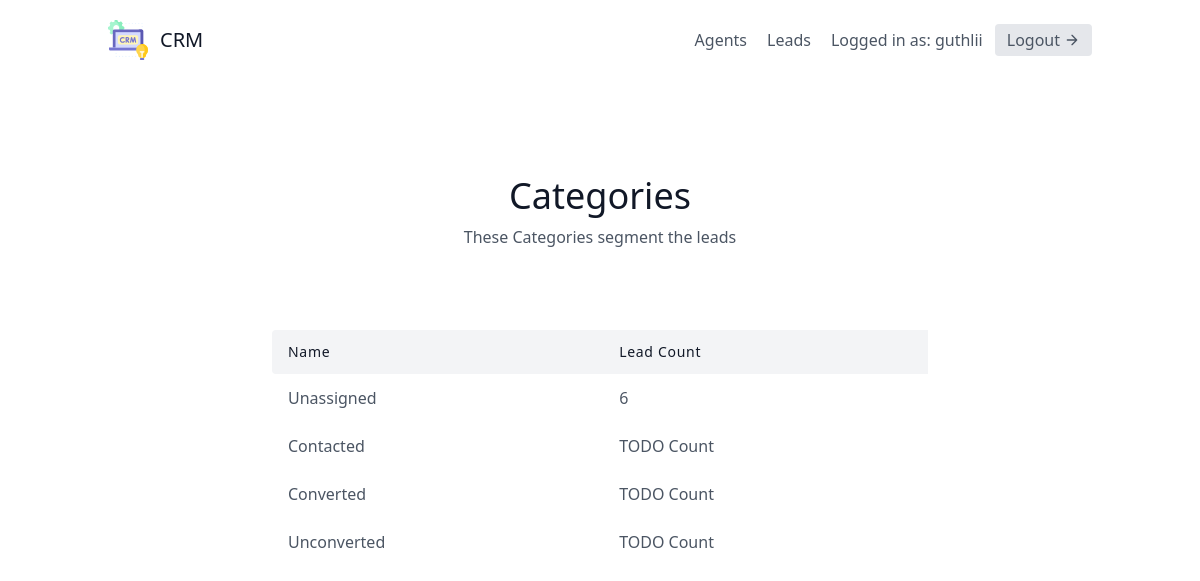
Screenshot of /categories/ (signed in) with the database file from the repository.
### leads/models.py (models this page shows, shortened)
class User(AbstractUser):
    is_organisor = models.BooleanField(default=True)
    is_agent = models.BooleanField(default=False)

class Category(models.Model):
    name = models.CharField(max_length=30) # New , Contacted, Converted, Unconverted
    organisation = models.ForeignKey(UserProfile, on_delete=models.CASCADE)

### leads/views.py (the view)
# urls.py: path('categories/',CategoryListView.as_view(),name="category-List"),
class CategoryListView(OrganisorAndLoginRequiredMixin, generic.ListView):
    template_name = "leads/category_list.html"
    context_object_name = "category_list"
    def get_context_data(self, **kwargs):
        context = super(CategoryListView, self).get_context_data(**kwargs)
        user = self.request.user
        if user.is_organisor:
            queryset = Lead.objects.filter(organisation=user.userprofile)
        else:
            queryset = Lead.objects.filter(
                organisation=user.agent.organisation)
        context.update({
            "unassigned_lead_count": queryset.filter(category__isnull=True).count()
        })
        return context
    def get_queryset(self):
        user = self.request.user
        if user.is_organisor:
            queryset = Category.objects.filter(organisation=user.userprofile)
        else:
            queryset = Category.objects.filter(
                organisation=user.agent.organisation)
        return queryset

### agents/mixins.py (called while the page is built)
    def dispatch(self, request, *args, **kwargs):
        if not request.user.is_authenticated or not request.user.is_organisor:
            return redirect("leads:landing")
        return super().dispatch(request, *args, **kwargs)

### leads/templates/leads/category_list.html
{% extends "base.html" %}
{% block content %}
<section class="text-gray-600 body-font">
    <div class="container px-5 py-24 mx-auto">
        <div class="flex flex-col text-center w-full mb-20">
            <h1 class="sm:text-4xl text-3xl font-medium title-font mb-2 text-gray-900">Categories</h1>
            <p class="lg:w-2/3 mx-auto leading-relaxed text-base">
                These Categories segment the leads</p>
        </div>
        <div class="lg:w-2/3 w-full mx-auto overflow-auto">
            <table class="table-auto w-full text-left whitespace-no-wrap">
                <thead>
                    <tr>
                        <th
                            class="px-4 py-3 title-font tracking-wider font-medium text-gray-900 text-sm bg-gray-100 rounded-tl rounded-bl">
                            Name</th>
                        <th class="px-4 py-3 title-font tracking-wider font-medium text-gray-900 text-sm bg-gray-100">
                            Lead Count</th>
                    </tr>
                </thead>
                <tbody>
                    <tr>
                        <td class="px-4 py-3">Unassigned</td></a>
                        <td class="px-4 py-3">{{ unassigned_lead_count }}</td>
                    </tr>
                    {% for category in category_list %}
                    <tr>
                        <td class="px-4 py-3"><a
                                href="{% url 'leads:category-detail' category.pk %}">{{category.name}}</a> </td>
                        <td class="px-4 py-3">TODO Count</td>
                    </tr>
                    {% endfor %}
                </tbody>
            </table>
        </div>
    </div>
</section>
{% endblock %}

### templates/navbar.html (shortened to what this page needs)
<header class="text-gray-600 body-font">
  <div class="container mx-auto flex flex-wrap p-5 flex-col md:flex-row items-center">
    <a class="flex title-font font-medium items-center text-gray-900 mb-4 md:mb-0">
        <span class="ml-3 text-xl"> CRM</span>
    </a>
    <nav class="md:ml-auto flex flex-wrap items-center text-base justify-center">
      {% if not request.user.is_authenticated %}
      <a href="{% url 'signup' %}" class="mr-5 hover:text-gray-900">signup</a>
      {% else %}
      {% if request.user.is_organisor %}
      <a href="{% url 'agents:agent-list' %}" class="mr-5 hover:text-gray-900">Agents</a>
      {% endif %}
      <a href="{% url 'leads:landing' %}" class="mr-5 hover:text-gray-900">Leads</a>
      {% endif %}
    </nav>
    {% if request.user.is_authenticated %}
    Logged in as: {{request.user.username}}
    <a href="{% url 'logout' %}"
    class="ml-3 inline-flex items-center bg-gray-200 border-0 py-1 px-3 focus:outline-none hover:bg-gray-300 rounded text-base mt-4 md:mt-0">
      Logout
      <svg fill="none" stroke="currentColor" stroke-linecap="round" stroke-linejoin="round" stroke-width="2" class="w-4 h-4 ml-1" viewBox="0 0 24 24">
        <path d="M5 12h14M12 5l7 7-7 7"></path>
    </svg>
    </a>
    {% endif %}
  </div>
</header>

### rows the page displays
User: user.username "guthlii"
Category: name "Contacted"
Category: name "Converted"
Category: name "Unconverted"

### other values shown
{{ unassigned_lead_count }} "6"
